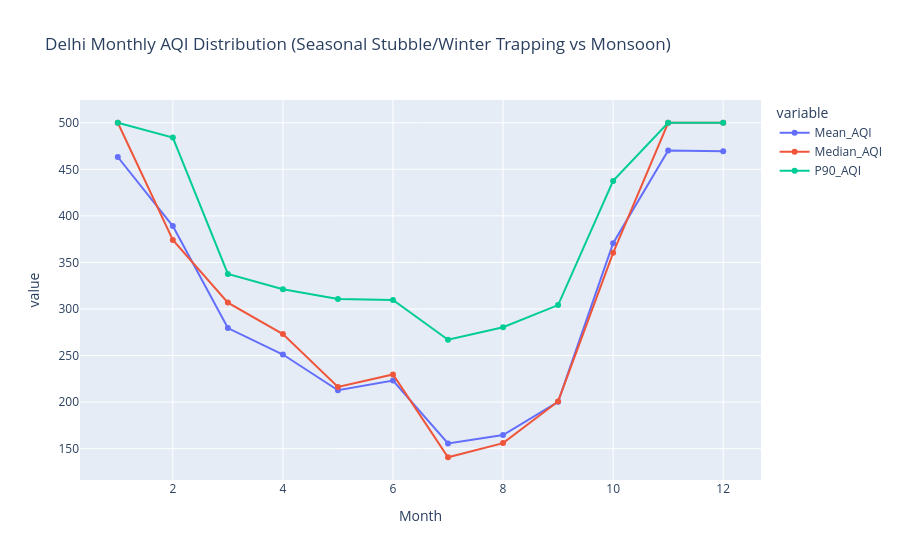

Notebook cell for this chart:
### Markdown cell above
## 2. Exploratory Data Analysis (Seasonal & Diurnal Pollution Patterns)

### Code cell
df_clean['month'] = df_clean['timestamp'].dt.month
df_clean['hour'] = df_clean['timestamp'].dt.hour

monthly_aqi = df_clean.groupby('month')['AQI'].agg(['mean', 'median', lambda x: np.percentile(x, 90)]).reset_index()
monthly_aqi.columns = ['Month', 'Mean_AQI', 'Median_AQI', 'P90_AQI']

fig_season = px.line(monthly_aqi, x='Month', y=['Mean_AQI', 'Median_AQI', 'P90_AQI'], markers=True,
                     title=f'{CITY} Monthly AQI Distribution (Seasonal Stubble/Winter Trapping vs Monsoon)')
fig_season.show()

### Figure 1 — Plotly figure (JSON) as saved in the notebook; plotly's stock layout.template omitted (floating-point values rounded to 4 significant figures)
{"data": [{"hovertemplate": "variable=Mean_AQI<br>Month=%{x}<br>value=%{y}<extra></extra>", "legendgroup": "Mean_AQI", "line": {"color": "#636efa", "dash": "solid"}, "marker": {"symbol": "circle"}, "mode": "lines+markers", "name": "Mean_AQI", "orientation": "v", "showlegend": true, "type": "scatter", "x": [1, 2, 3, 4, 5, 6, 7, 8, 9, 10, 11, 12], "xaxis": "x", "y": [463.2, 389.1, 279.6, 251.1, 212.7, 223.2, 155.7, 164.7, 200.3, 370.7, 470.2, 469.5], "yaxis": "y"}, {"hovertemplate": "variable=Median_AQI<br>Month=%{x}<br>value=%{y}<extra></extra>", "legendgroup": "Median_AQI", "line": {"color": "#EF553B", "dash": "solid"}, "marker": {"symbol": "circle"}, "mode": "lines+markers", "name": "Median_AQI", "orientation": "v", "showlegend": true, "type": "scatter", "x": [1, 2, 3, 4, 5, 6, 7, 8, 9, 10, 11, 12], "xaxis": "x", "y": [500.0, 374.1, 306.9, 273.1, 216.2, 229.7, 140.8, 156.0, 200.7, 360.4, 500.0, 500.0], "yaxis": "y"}, {"hovertemplate": "variable=P90_AQI<br>Month=%{x}<br>value=%{y}<extra></extra>", "legendgroup": "P90_AQI", "line": {"color": "#00cc96", "dash": "solid"}, "marker": {"symbol": "circle"}, "mode": "lines+markers", "name": "P90_AQI", "orientation": "v", "showlegend": true, "type": "scatter", "x": [1, 2, 3, 4, 5, 6, 7, 8, 9, 10, 11, 12], "xaxis": "x", "y": [500.0, 484.0, 337.7, 321.3, 310.8, 309.6, 267.0, 280.4, 304.2, 437.5, 500.0, 500.0], "yaxis": "y"}], "layout": {"legend": {"title": {"text": "variable"}, "tracegroupgap": 0}, "title": {"text": "Delhi Monthly AQI Distribution (Seasonal Stubble/Winter Trapping vs Monsoon)"}, "xaxis": {"anchor": "y", "domain": [0, 1], "title": {"text": "Month"}}, "yaxis": {"anchor": "x", "domain": [0, 1], "title": {"text": "value"}}}}
